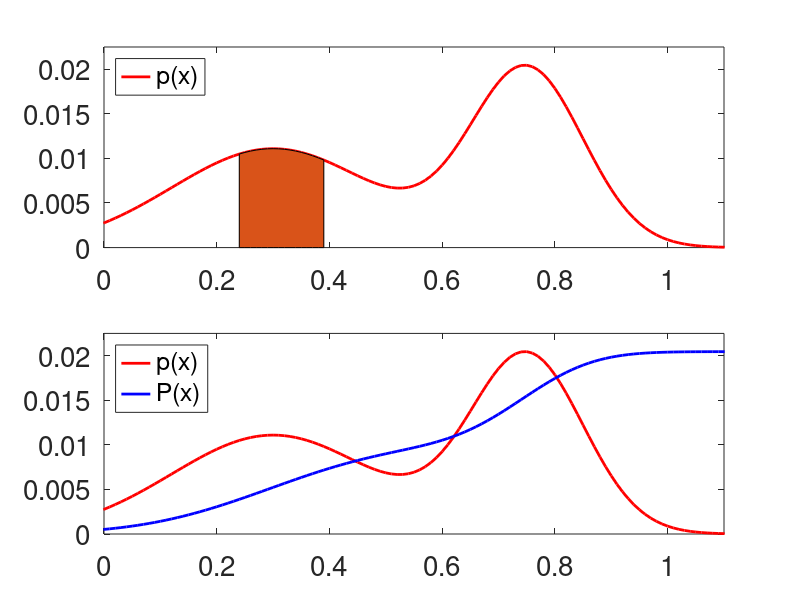

Recreate this plot in MATLAB.
close all
clear all

x = -10:.01:10;

y1 = normpdf(x,.3,.18);
y2 = normpdf(x,.75,.10);

y = y1+y2;
y = y ./sum(y);
ycum = cumsum(y).*max(y); % for prettier display > both curves same height

area_x = x;
area_x = area_x(1025:1040);
area_y = y;
area_y = area_y(1025:1040);

subplot(2,1,1)
p1 = plot(x,y,'DisplayName','p(x)')
set(p1,'Color','red','LineWidth',2)
hold all
axis([0 1.1 0 max(max(y),max(ycum))*1.1])
legend('Location','NorthWest')
area(area_x,area_y)
colormap hsv
set(gca,'FontSize',20)
hold off

subplot(2,1,2)
p2 = plot(x,y,'DisplayName','p(x)')
set(p2,'Color','red','LineWidth',2)
hold all
p3 = plot(x,ycum,'DisplayName','P(x)')
set(p3,'Color','blue','LineWidth',2)
axis([0 1.1 0 max(max(y),max(ycum))*1.1])
legend('Location','NorthWest')
colormap hsv
set(gca,'FontSize',20)
hold off